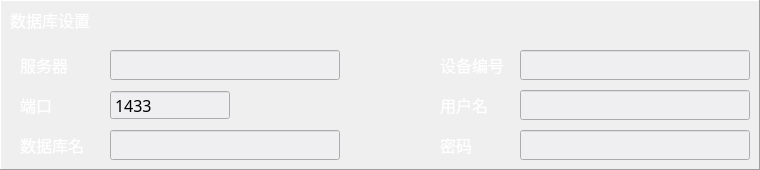
       <widget class="QFrame" name="frame_7">
        <property name="geometry">
         <rect>
          <x>0</x>
          <y>350</y>
          <width>760</width>
          <height>170</height>
         </rect>
        </property>
        <property name="frameShape">
         <enum>QFrame::Panel</enum>
        </property>
        <property name="frameShadow">
         <enum>QFrame::Raised</enum>
        </property>
        <widget class="QLabel" name="label_10">
         <property name="geometry">
          <rect>
           <x>10</x>
           <y>5</y>
           <width>90</width>
           <height>30</height>
          </rect>
         </property>
         <property name="font">
          <font>
           <family>微软雅黑</family>
           <pointsize>12</pointsize>
          </font>
         </property>
         <property name="styleSheet">
          <string notr="true">color: rgb(255, 255, 255);</string>
         </property>
         <property name="text">
          <string>数据库设置</string>
         </property>
         <property name="alignment">
          <set>Qt::AlignLeading|Qt::AlignLeft|Qt::AlignVCenter</set>
         </property>
        </widget>
        <widget class="QLabel" name="label_11">
         <property name="geometry">
          <rect>
           <x>20</x>
           <y>50</y>
           <width>60</width>
           <height>30</height>
          </rect>
         </property>
         <property name="font">
          <font>
           <family>微软雅黑</family>
           <pointsize>12</pointsize>
          </font>
         </property>
         <property name="styleSheet">
          <string notr="true">color: rgb(255, 255, 255);
border:0px;</string>
         </property>
         <property name="text">
          <string>服务器</string>
         </property>
         <property name="alignment">
          <set>Qt::AlignLeading|Qt::AlignLeft|Qt::AlignVCenter</set>
         </property>
        </widget>
        <widget class="QLineEdit" name="lineEdit_3">
         <property name="geometry">
          <rect>
           <x>110</x>
           <y>50</y>
           <width>230</width>
           <height>30</height>
          </rect>
         </property>
         <property name="font">
          <font>
           <family>微软雅黑</family>
           <pointsize>12</pointsize>
          </font>
         </property>
         <property name="styleSheet">
          <string notr="true">background-color: rgb(239, 239, 241);</string>
         </property>
         <property name="placeholderText">
          <string/>
         </property>
        </widget>
        <widget class="QLabel" name="label_12">
         <property name="geometry">
          <rect>
           <x>20</x>
           <y>90</y>
           <width>60</width>
           <height>30</height>
          </rect>
         </property>
         <property name="font">
          <font>
           <family>微软雅黑</family>
           <pointsize>12</pointsize>
          </font>
         </property>
         <property name="styleSheet">
          <string notr="true">color: rgb(255, 255, 255);
border:0px;</string>
         </property>
         <property name="text">
          <string>端口</string>
         </property>
         <property name="alignment">
          <set>Qt::AlignLeading|Qt::AlignLeft|Qt::AlignVCenter</set>
         </property>
        </widget>
        <widget class="QLabel" name="label_14">
         <property name="geometry">
          <rect>
           <x>20</x>
           <y>130</y>
           <width>80</width>
           <height>30</height>
          </rect>
         </property>
         <property name="font">
          <font>
           <family>微软雅黑</family>
           <pointsize>12</pointsize>
          </font>
         </property>
         <property name="styleSheet">
          <string notr="true">color: rgb(255, 255, 255);
border:0px;</string>
         </property>
         <property name="text">
          <string>数据库名</string>
         </property>
         <property name="alignment">
          <set>Qt::AlignLeading|Qt::AlignLeft|Qt::AlignVCenter</set>
         </property>
        </widget>
        <widget class="QLineEdit" name="lineEdit_7">
         <property name="geometry">
          <rect>
           <x>110</x>
           <y>130</y>
           <width>230</width>
           <height>30</height>
          </rect>
         </property>
         <property name="font">
          <font>
           <family>微软雅黑</family>
           <pointsize>12</pointsize>
          </font>
         </property>
         <property name="styleSheet">
          <string notr="true">background-color: rgb(239, 239, 241);</string>
         </property>
         <property name="placeholderText">
          <string/>
         </property>
        </widget>
        <widget class="QSpinBox" name="spinBox">
         <property name="geometry">
          <rect>
           <x>110</x>
           <y>90</y>
           <width>120</width>
           <height>30</height>
          </rect>
         </property>
         <property name="font">
          <font>
           <family>微软雅黑</family>
           <pointsize>12</pointsize>
          </font>
         </property>
         <property name="styleSheet">
          <string notr="true">background-color: rgb(239, 239, 241);</string>
         </property>
         <property name="buttonSymbols">
          <enum>QAbstractSpinBox::NoButtons</enum>
         </property>
         <property name="maximum">
          <number>65536</number>
         </property>
         <property name="value">
          <number>1433</number>
         </property>
        </widget>
        <widget class="QLineEdit" name="lineEdit_8">
         <property name="geometry">
          <rect>
           <x>520</x>
           <y>50</y>
           <width>230</width>
           <height>30</height>
          </rect>
         </property>
         <property name="font">
          <font>
           <family>微软雅黑</family>
           <pointsize>12</pointsize>
          </font>
         </property>
         <property name="styleSheet">
          <string notr="true">background-color: rgb(239, 239, 241);</string>
         </property>
         <property name="placeholderText">
          <string/>
         </property>
        </widget>
        <widget class="QLabel" name="label_15">
         <property name="geometry">
          <rect>
           <x>440</x>
           <y>90</y>
           <width>60</width>
           <height>30</height>
          </rect>
         </property>
         <property name="font">
          <font>
           <family>微软雅黑</family>
           <pointsize>12</pointsize>
          </font>
         </property>
         <property name="styleSheet">
          <string notr="true">color: rgb(255, 255, 255);
border:0px;</string>
         </property>
         <property name="text">
          <string>用户名</string>
         </property>
         <property name="alignment">
          <set>Qt::AlignLeading|Qt::AlignLeft|Qt::AlignVCenter</set>
         </property>
        </widget>
        <widget class="QLineEdit" name="lineEdit_9">
         <property name="geometry">
          <rect>
           <x>520</x>
           <y>90</y>
           <width>230</width>
           <height>30</height>
          </rect>
         </property>
         <property name="font">
          <font>
           <family>微软雅黑</family>
           <pointsize>12</pointsize>
          </font>
         </property>
         <property name="styleSheet">
          <string notr="true">background-color: rgb(239, 239, 241);</string>
         </property>
         <property name="placeholderText">
          <string/>
         </property>
        </widget>
        <widget class="QLabel" name="label_16">
         <property name="geometry">
          <rect>
           <x>440</x>
           <y>130</y>
           <width>40</width>
           <height>30</height>
          </rect>
         </property>
         <property name="font">
          <font>
           <family>微软雅黑</family>
           <pointsize>12</pointsize>
          </font>
         </property>
         <property name="styleSheet">
          <string notr="true">color: rgb(255, 255, 255);
border:0px;</string>
         </property>
         <property name="text">
          <string>密码</string>
         </property>
         <property name="alignment">
          <set>Qt::AlignLeading|Qt::AlignLeft|Qt::AlignVCenter</set>
         </property>
        </widget>
        <widget class="QLineEdit" name="lineEdit_10">
         <property name="geometry">
          <rect>
           <x>520</x>
           <y>130</y>
           <width>230</width>
           <height>30</height>
          </rect>
         </property>
         <property name="font">
          <font>
           <family>微软雅黑</family>
           <pointsize>12</pointsize>
          </font>
         </property>
         <property name="styleSheet">
          <string notr="true">background-color: rgb(239, 239, 241);</string>
         </property>
         <property name="echoMode">
          <enum>QLineEdit::Password</enum>
         </property>
         <property name="placeholderText">
          <string/>
         </property>
        </widget>
        <widget class="QLabel" name="label_23">
         <property name="geometry">
          <rect>
           <x>440</x>
           <y>50</y>
           <width>80</width>
           <height>30</height>
          </rect>
         </property>
         <property name="font">
          <font>
           <family>微软雅黑</family>
           <pointsize>12</pointsize>
          </font>
         </property>
         <property name="styleSheet">
          <string notr="true">color: rgb(255, 255, 255);
border:0px;</string>
         </property>
         <property name="text">
          <string>设备编号</string>
         </property>
         <property name="alignment">
          <set>Qt::AlignLeading|Qt::AlignLeft|Qt::AlignVCenter</set>
         </property>
        </widget>
       </widget>
